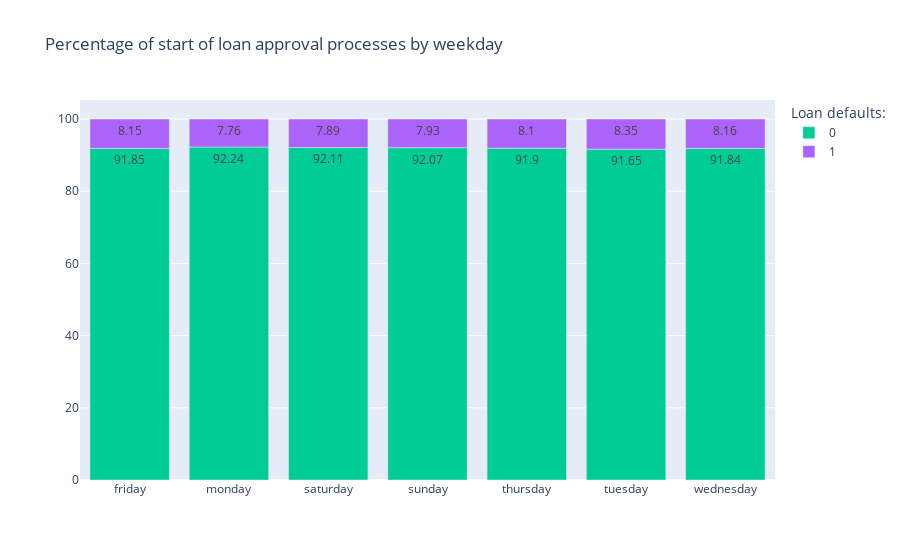

The notebook cell saved with this chart:
### Markdown cell above
#### **3.2.5. Weekday and hour of the approval process start**

### Code cell
weekday = (
    h.make_crosstab_percent(cleaned_train_df, "weekday_appr_process_start", "target")
    .round(2)
    .reset_index()
)
h.plot_stacked_barchart_plotly(
    weekday,
    "weekday_appr_process_start",
    [0, 1],
    "Percentage of start of loan approval processes by weekday",
    "Loan defaults:",
)

### Figure 1 — Plotly figure (JSON) as saved in the notebook; plotly's stock layout.template omitted (floating-point values rounded to 4 significant figures)
{"data": [{"alignmentgroup": "True", "hovertemplate": "variable=0<br>weekday_appr_process_start=%{x}<br>value=%{y}<extra></extra>", "legendgroup": "0", "marker": {"color": "#00cc96", "pattern": {"shape": ""}}, "name": "0", "offsetgroup": "0", "orientation": "v", "showlegend": true, "textposition": "auto", "texttemplate": "%{y}", "type": "bar", "x": ["friday", "monday", "saturday", "sunday", "thursday", "tuesday", "wednesday"], "xaxis": "x", "y": [91.85, 92.24, 92.11, 92.07, 91.9, 91.65, 91.84], "yaxis": "y"}, {"alignmentgroup": "True", "hovertemplate": "variable=1<br>weekday_appr_process_start=%{x}<br>value=%{y}<extra></extra>", "legendgroup": "1", "marker": {"color": "#ab63fa", "pattern": {"shape": ""}}, "name": "1", "offsetgroup": "1", "orientation": "v", "showlegend": true, "textposition": "auto", "texttemplate": "%{y}", "type": "bar", "x": ["friday", "monday", "saturday", "sunday", "thursday", "tuesday", "wednesday"], "xaxis": "x", "y": [8.15, 7.76, 7.89, 7.93, 8.1, 8.35, 8.16], "yaxis": "y"}], "layout": {"barmode": "relative", "legend": {"title": {"text": "Loan defaults:"}, "tracegroupgap": 0}, "title": {"text": "Percentage of start of loan approval processes by weekday"}, "xaxis": {"anchor": "y", "domain": [0, 1], "title": {"text": ""}}, "yaxis": {"anchor": "x", "domain": [0, 1], "title": {"text": ""}}}}
